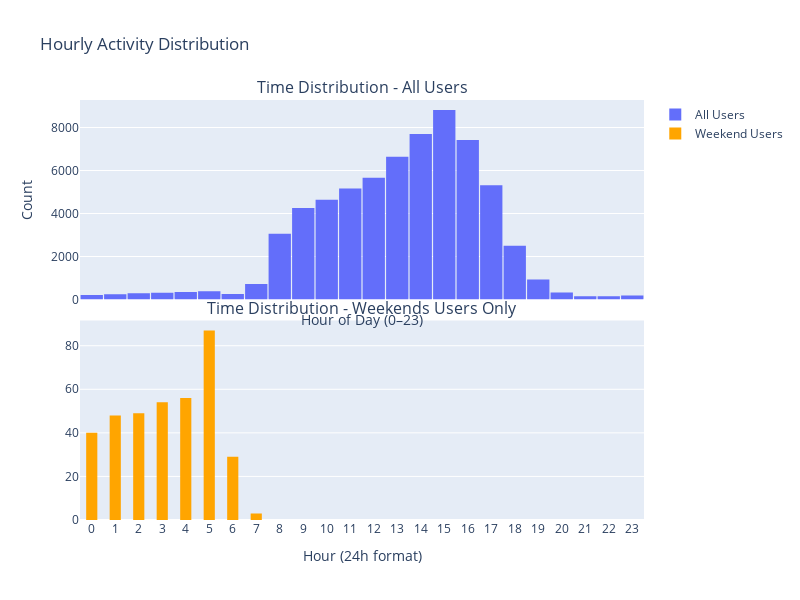

Notebook code cell kept with this figure:
### Code cell
import plotly.graph_objs as go
from plotly.subplots import make_subplots

# Extract hour for histogram
device_data['hour'] = device_data['datetime'].dt.hour

# Create subplot layout: 2 rows, 1 column
fig = make_subplots(rows=2, cols=1, shared_xaxes=True, vertical_spacing=0.05,
                    subplot_titles=("Time Distribution - All Users", "Time Distribution - Weekends Users Only"))

# Histogram for all users
fig.add_trace(
    go.Histogram(x=device_data['hour'], nbinsx=24, name='All Users'),
    row=1, col=1
)

# Histogram for weekend users
fig.add_trace(
    go.Histogram(x=device_data[device_data['is_weekend']]['hour'], nbinsx=24, name='Weekend Users', marker_color='orange'),
    row=2, col=1
)

# Layout adjustments
fig.update_layout(
    height=600,
    width=800,
    title_text="Hourly Activity Distribution",
    xaxis_title="Hour of Day (0–23)",
    yaxis_title="Count",
    bargap=0.05,
)

# X-axis range and tick formatting
fig.update_xaxes(dtick=1, title="Hour (24h format)", row=2, col=1)

# Show the plot
fig.show()

### Figure 1 — Plotly figure (JSON) as saved in the notebook; plotly's stock layout.template omitted (floating-point values rounded to 4 significant figures; data arrays with more than 128 entries replaced by an {"elided": "..."} marker saying what was removed)
{"data": [{"name": "All Users", "nbinsx": 24, "type": "histogram", "x": {"elided": "65668 int values"}, "xaxis": "x", "yaxis": "y"}, {"marker": {"color": "orange"}, "name": "Weekend Users", "nbinsx": 24, "type": "histogram", "x": {"elided": "366 int values"}, "xaxis": "x2", "yaxis": "y2"}], "layout": {"annotations": [{"font": {"size": 16}, "showarrow": false, "text": "Time Distribution - All Users", "x": 0.5, "xanchor": "center", "xref": "paper", "y": 1, "yanchor": "bottom", "yref": "paper"}, {"font": {"size": 16}, "showarrow": false, "text": "Time Distribution - Weekends Users Only", "x": 0.5, "xanchor": "center", "xref": "paper", "y": 0.475, "yanchor": "bottom", "yref": "paper"}], "bargap": 0.05, "height": 600, "title": {"text": "Hourly Activity Distribution"}, "width": 800, "xaxis": {"anchor": "y", "domain": [0, 1], "matches": "x2", "showticklabels": false, "title": {"text": "Hour of Day (0–23)"}}, "xaxis2": {"anchor": "y2", "domain": [0, 1], "dtick": 1, "title": {"text": "Hour (24h format)"}}, "yaxis": {"anchor": "x", "domain": [0.525, 1], "title": {"text": "Count"}}, "yaxis2": {"anchor": "x2", "domain": [0, 0.475]}}}
